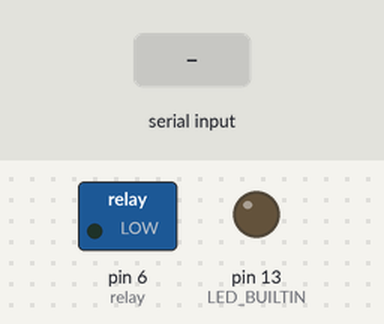
Simulated run of this sketch. Board: Arduino Micro, built with avr-gcc and run on an emulated ATmega32U4. Parts: switched loads named in the sketch (green lamp = pin HIGH), output pins drawn as LEDs (lit = HIGH). The test bench sets the inputs (shaded band). USB keyboard and mouse output is not drawn.

Above: at 1.2 s.
1.3 s: "on" received over Serial
At 3.3 s:
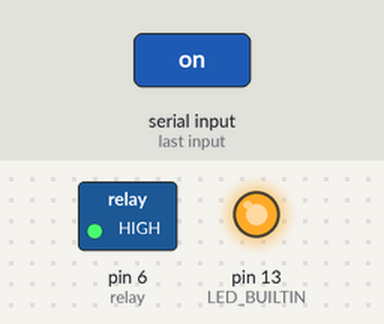
3.8 s: "off" received over Serial
At 5.1 s:
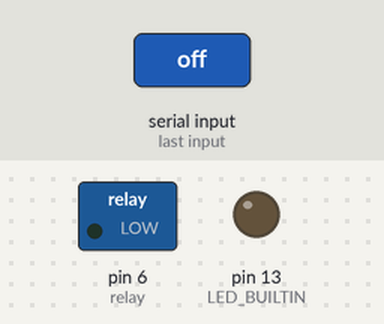
Timing chart, 0 to 6.8 s (numbered marks = the images above; inputs shaded):
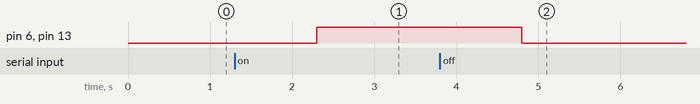

The sketch:

SiusTimer.ino
```cpp
/*
   SIUS TIMER COMPETITION HELPER

   morten.teinum@gmail.com

   Hardware:
   Arduino Micro Board

   */

#include "Keyboard.h"

int relay = 6;

// program state

void setup() {
  Serial.begin(9600);

  pinMode(LED_BUILTIN, OUTPUT);
  pinMode(relay, OUTPUT);

  // initialize control over the keyboard:
  Keyboard.begin();
}

void beepOn() {
  digitalWrite(LED_BUILTIN, HIGH);
  digitalWrite(relay, HIGH);
}

void beepOff() {
  digitalWrite(LED_BUILTIN, LOW);
  digitalWrite(relay, LOW);
}


void loop() {

  if (Serial.available() > 0) {

    String command = Serial.readString();

    if (command == "on") {
      beepOn();
    }
    else if (command == "off") {
      beepOff();
    }
    else {
      // error light?
    }
  }

}
```

Measured:
- after the input at 1.3 s, pin 6 (relay), pin 13 (LED_BUILTIN): LOW → HIGH after 1.0 s
- after the input at 3.8 s, pin 6 (relay), pin 13 (LED_BUILTIN): HIGH → LOW after 1.0 s
